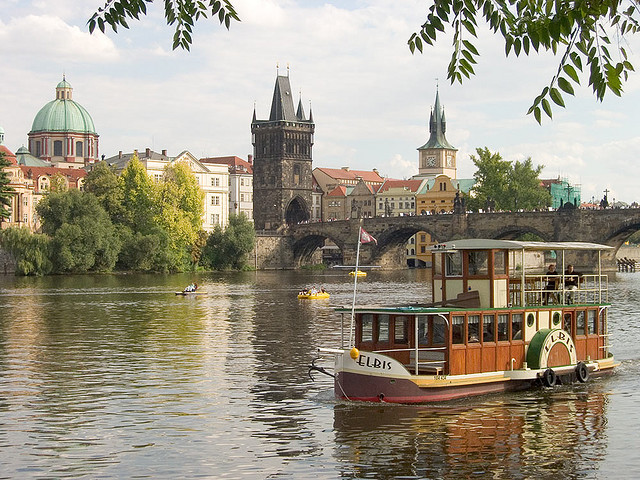
#> input picture Yaaqob_Aisin_ASN2/inputSeamCarvingPrague.jpg, 640 x 480 px, found by its file name
$ jupyter execute --allow-errors yaaqob_aisin_asn2.ipynb   (older library calls are emulated)
#> lines starting #> are read from the running program, lines starting #| are printed output that depends on the picture; after the words box and inside, x2 and y2 are one past the last pixel; in counts of white or black regions, pixels touching at a corner belong together
[cell 1]
import numpy as np
import matplotlib.pyplot as plt
import cv2
import matplotlib.image as mpimg
import PIL
from PIL import Image
import scipy as sy
from scipy.ndimage.filters import convolve
from skimage import transform
from skimage import filters

[cell 2]
path = '/content/drive/MyDrive/msml_640/Yaaqob_Aisin_ASN2/'

# **SeamCarvingReduceWidth.m(py)**

[cell 3]
testImage=mpimg.imread(path+'inputSeamCarvingPrague.jpg')
#> testImage is the input picture: shape (480, 640, 3); mean R, G, B 156.6, 149.6, 132.7
plt.imshow(testImage)
print(testImage)
#> (printed output is left out)

[cell 4]
import seam_carving
#method mimiced from https://pypi.org/project/seam-carving/

[cell 5]
testImage_h, testImage_w,_= testImage.shape
#> testImage_h = 480; testImage_w = 640

#> (the rest of this cell did not finish here and is left out)

#> (a cell that did not finish here is left out)

#> (a cell that did not finish here is left out)

[cell 8]
testImage_2=mpimg.imread(path+'inputSeamCarvingMall.jpg')
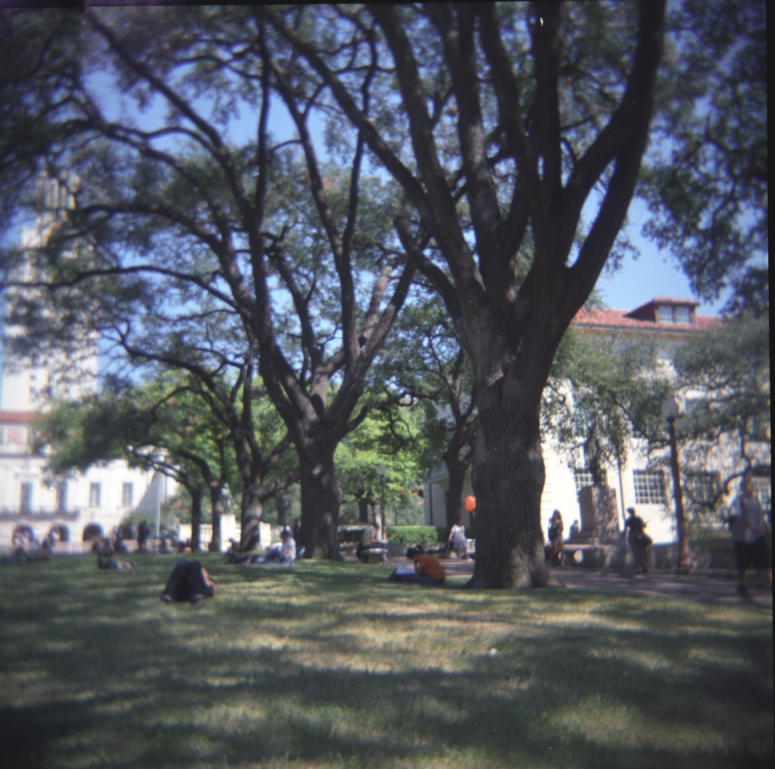
#> input picture Yaaqob_Aisin_ASN2/inputSeamCarvingMall.jpg, 775 x 769 px, found by its file name
#> testImage_2 is the input picture: shape (769, 775, 3); mean R, G, B 83.8, 88.4, 96.4
plt.imshow(testImage_2)
print(testImage_2)
#> (printed output is left out)

[cell 9]
testImage_h_2, testImage_w_2,_= testImage_2.shape
#> testImage_h_2 = 769; testImage_w_2 = 775

#> (the rest of this cell did not finish here and is left out)

#> (a cell that did not finish here is left out)

#> (a cell that did not finish here is left out)

# **SeamCarvingReduceHeight.m(py)**

#> (a cell that did not finish here is left out)

#> (a cell that did not finish here is left out)

#> (a cell that did not finish here is left out)

#> (a cell that did not finish here is left out)

#> (a cell that did not finish here is left out)

#> (a cell that did not finish here is left out)

# **Part 3**

[cell 18]
def energyImage(im):
    filter_du = np.array([
        [1.0, 2.0, 1.0],
        [0.0, 0.0, 0.0],
        [-1.0, -2.0, -1.0],
    ])

    filter_du = np.stack([filter_du] * 3, axis=2)

    filter_dv = np.array([
        [1.0, 0.0, -1.0],
        [2.0, 0.0, -2.0],
        [1.0, 0.0, -1.0],
    ])

    filter_dv = np.stack([filter_dv] * 3, axis=2)

    im = im.astype('float32')
    convolved = np.absolute(convolve(im, filter_du)) + np.absolute(convolve(im, filter_dv))
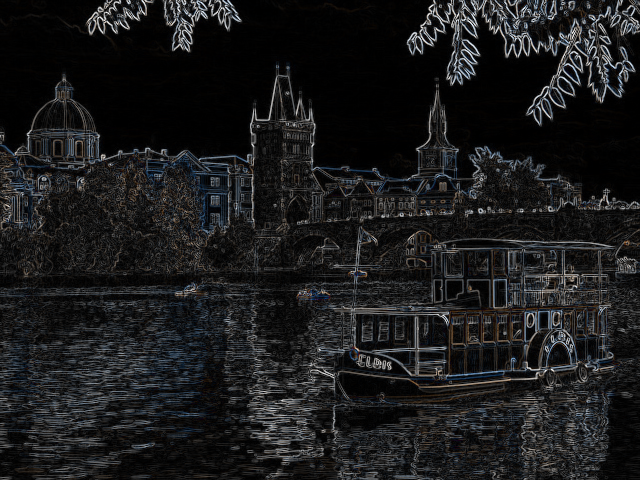
#> convolved: shape (480, 640, 3) float32; mean R, G, B 451.9, 457.7, 470.3; drawn with min black and max white


    energy_map = convolved.sum(axis=2)

    return energy_map

[cell 19]
energy_image = energyImage(testImage)
print(energy_image)
#> (printed output is left out)
plt.imshow(energy_image)

[cell 20]
#this is one attempt that ended up not working out
def cumulative_minimum_energy_map( energyImage, seamDirection ):

   x,y= energyImage.shape

   #horizontal
   if (seamDirection, 'HORIZONTAL'):
     for j in range(1,y):
       energyImage[:,j] = energyImage[:,j] + cv2.erode(energyImage[:,j-1], np.array([[1],[1],[1]]))

   #Vertical
   if (seamDirection, 'VERTICAL'):
     for i in range(1,x):
       energyImage[x,:] = energyImage[i,:] + cv2.erode(energyImage[i-1,:], np.array([1,1,1]))

[cell 21]
#this attempt works just fine but it does not exactly follow the instructions

def cumulativeEnergyMap(image):
	rows, columns, _ = image.shape
#> rows = 480; columns = 640
	energy_map = energyImage(image)

	current_map = energy_map.copy()
	goback = np.zeros_like(current_map, dtype = np.int)

	for i in range(1, rows):
		for j in range(0, columns):
			if j == 0:
				min_index = np.argmin(current_map[i - 1, j : j + 2])
				goback[i, j] = min_index + j
				min_energy = current_map[i - 1, min_index + j]

			else:
				min_index = np.argmin(current_map[i - 1, j - 1 : j + 2])
				goback[i, j] = min_index + j -1
				min_energy = current_map[i - 1, min_index + j - 1]

			current_map[i, j] += min_energy
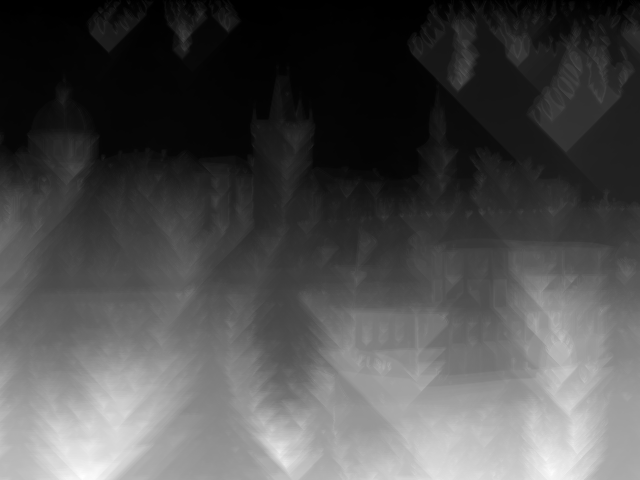
#> current_map: shape (480, 640) float32; min 0, max 279366, mean 86402.1; drawn with min black and max white
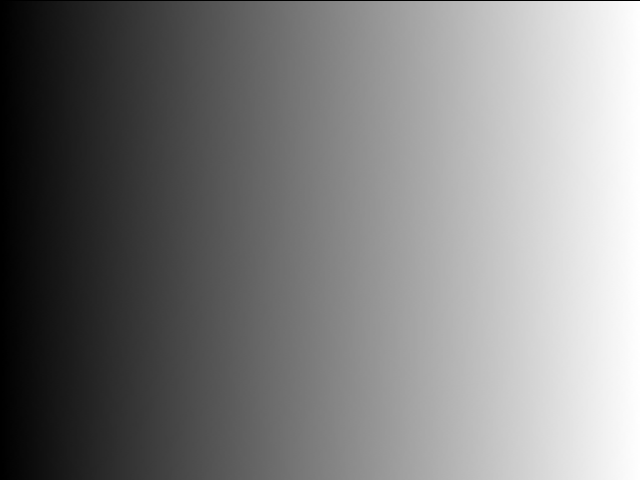
#> goback: shape (480, 640) int64; min 0, max 639, mean 318.8; drawn with min black and max white

	return current_map, goback

[cell 22]
a = cumulativeEnergyMap(testImage)

plt.figure()
plt.imshow(a[0])
plt.colorbar()

plt.figure()
plt.imshow(a[1])
plt.colorbar()
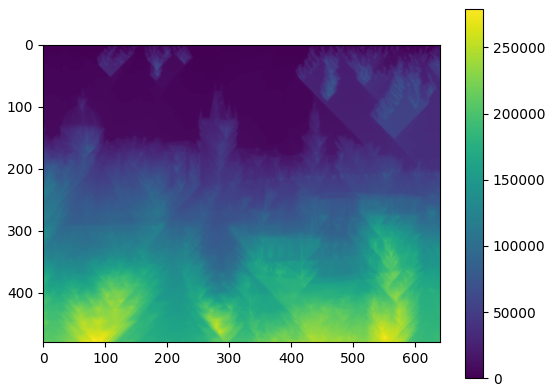
#> figure drawn by matplotlib, 2 panels
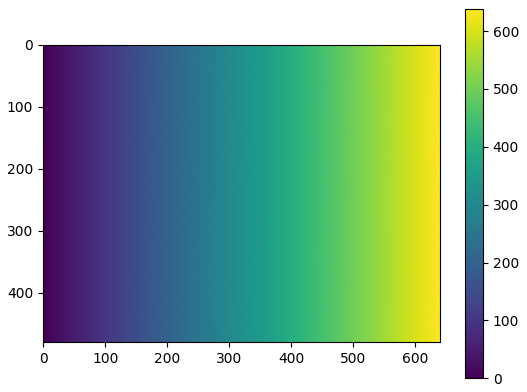
#> figure drawn by matplotlib, 2 panels

# **Part 4**

[cell 23]
plt.imshow(testImage)

[cell 24]
def verticalSeam(image):

	rows, columns, _ = image.shape
#> rows = 480; columns = 640
	cMap, goback = cumulativeEnergyMap(image)

	mask = np.ones((rows, columns), dtype = np.bool)

	j = np.argmin(cMap[-1])
#> j = 216

	for i in reversed(range(rows)):
		mask[i, j] = False
		j = goback[i, j]
#> this loop made 480 passes
#> j on passes 1 to 3: 217, 218, 219
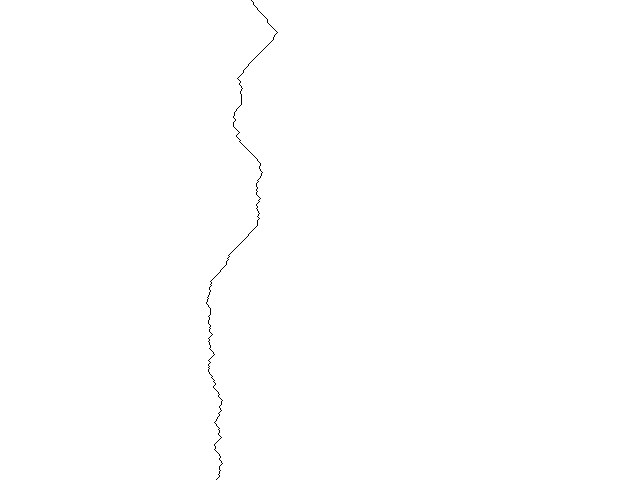
#> mask: shape (480, 640) bool; 99.8% white; black in thin lines or dots, all inside (x1, y1, x2, y2) = (206, 0, 278, 480)

	mask = np.logical_not(mask)
	image[...,0][mask] = 0
	image[...,1][mask] = 0
	image[...,2][mask] = 255
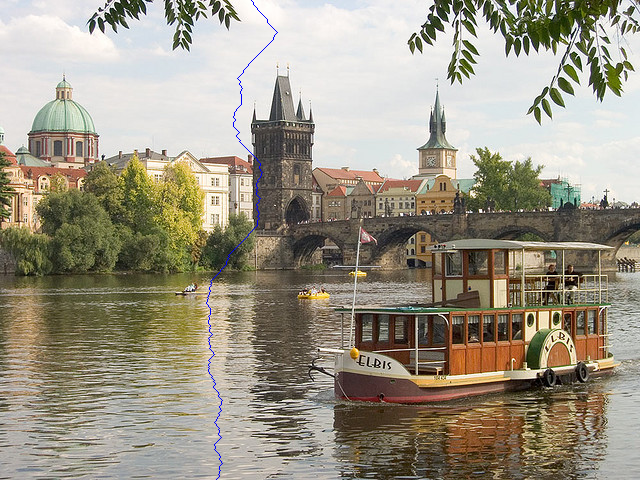
#> image: shape (480, 640, 3); mean R, G, B 156.3, 149.4, 132.9

	return image

[cell 25]
def horizontalSeam(image):

	rows, columns, _ = image.shape
#> rows = 480; columns = 640
	cMap, goback = cumulativeEnergyMap(image)

	mask = np.ones((rows, columns), dtype = np.bool)

	j = np.argmin(cMap[-1])
#> j = 216

	for i in range(columns):
		mask[j, i] = False
		i = cMap[j, i]
#> this loop made 640 passes
#> i on passes 1 to 3: 89886, 90678, 89310
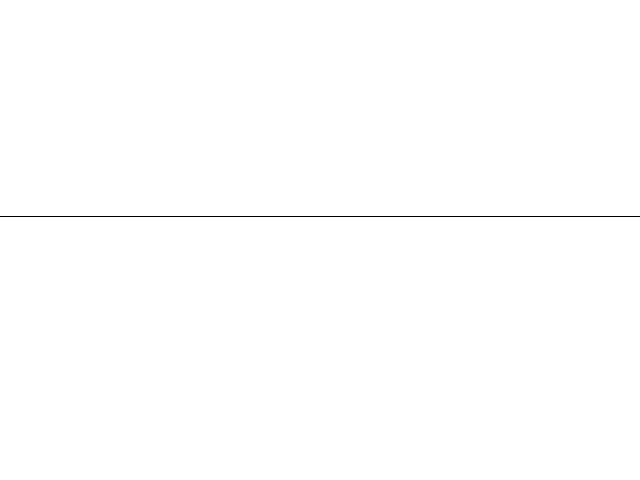
#> mask: shape (480, 640) bool; 99.8% white; black in thin lines or dots, all inside (x1, y1, x2, y2) = (0, 216, 640, 217)

	mask = np.logical_not(mask)
	image[...,0][mask] = 0
	image[...,1][mask] = 0
	image[...,2][mask] = 255


	return image

[cell 26]
testImage.flags

[cell 27]
b = verticalSeam(testImage.copy())

plt.imshow(b)

[cell 28]
c = horizontalSeam(testImage.copy())

plt.imshow(c)

# **Part 6**

[cell 29]
fig1=mpimg.imread('/content/drive/MyDrive/msml_640/Yaaqob_Aisin_ASN2/12506746_f520.jpg')
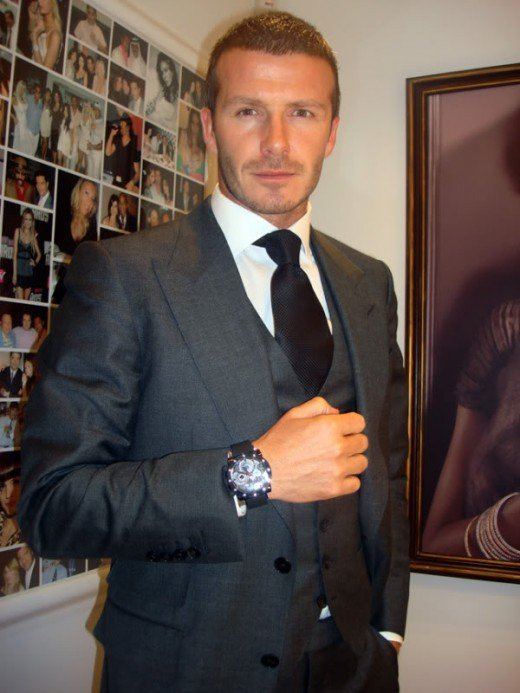
#> input picture Yaaqob_Aisin_ASN2/12506746_f520.jpg, 520 x 693 px, found by its file name
#> fig1 is the input picture: shape (693, 520, 3); mean R, G, B 94.3, 80.2, 73.9
plt.imshow(fig1)

[cell 30]
fig1_h, fig1_w,_= fig1.shape
#> fig1_h = 693; fig1_w = 520

#> (the rest of this cell did not finish here and is left out)
